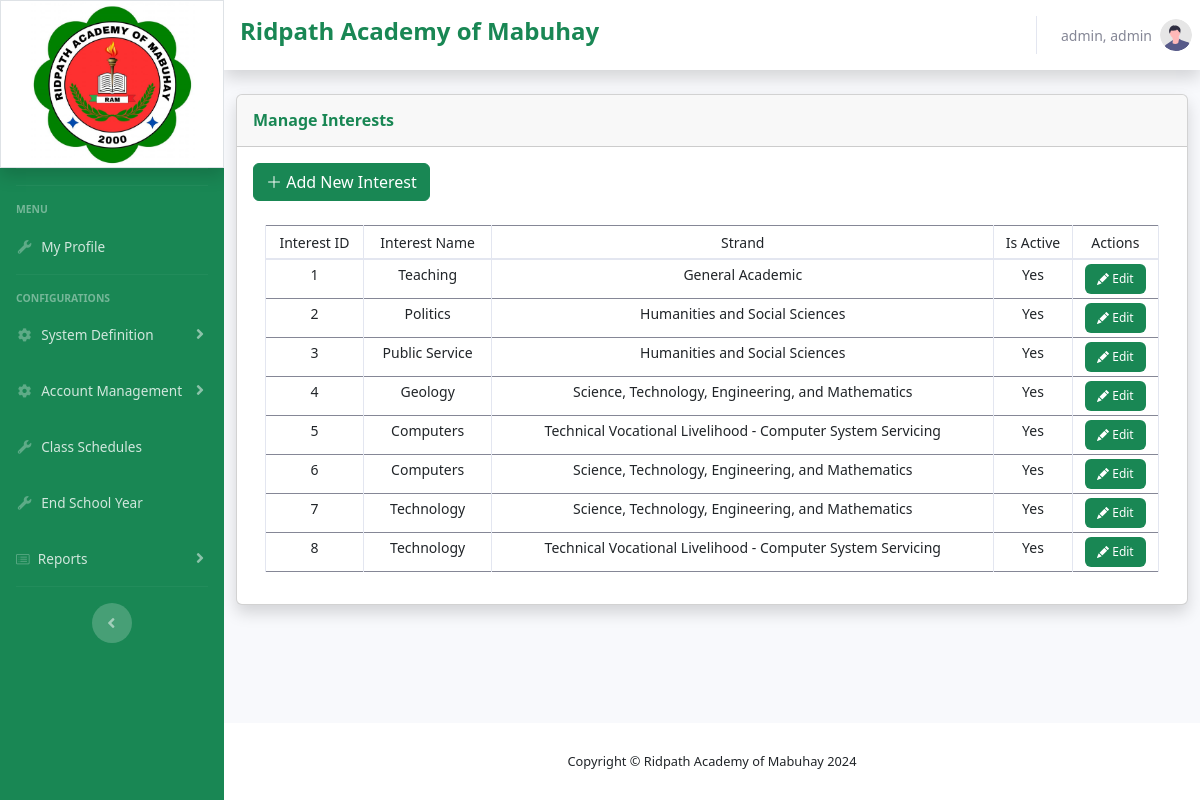
The app's page /admin/interests.php (signed in) with its own data.
### tables this page shows
CREATE TABLE `interests` (
  `interestID` int(254) NOT NULL,
  `description` varchar(254) NOT NULL,
  `strandID` int(254) NOT NULL,
  `isactive` varchar(10) NOT NULL
);

CREATE TABLE `strands` (
  `strandID` int(254) NOT NULL,
  `strandname` varchar(254) NOT NULL,
  `abbreviation` varchar(254) NOT NULL,
  `isactive` varchar(10) NOT NULL
);

### admin/interests.php (the view, shortened to what this page needs)
<?php
    require '../shared/header.php';
?>
                <div class="container-fluid">
                    <div class="row">
                        <div class="col-xl-12 col-lg-12">
                            <div class="card shadow mb-4">
                                <div
                                    class="card-header py-3 d-flex flex-row align-items-center justify-content-between">
                                    <h6 class="m-0 font-weight-bold text-success">Manage Interests</h6>
                                </div>
                                <div class="card-body">
                                    <div class="row" id="page-btn-container">
                                        <div class="col-4">
                                        <button class="btn btn-success" id="page-btn" data-bs-toggle="modal" data-bs-target="#modal-Add"><i class="bi bi-plus-lg"></i> Add New Interest</button>
                                        </div>
                                    </div>
                                    <div class="container">
                                    <div class="table-responsive mt-4">
                                    <table class="table table-hover table-bordered table-sm w-100" id="table">
                                        <thead>
                                        <tr>
                                            <th scope="col" class="text-center" id="th"><small>Interest ID</small></th>
                                            <th scope="col" class="text-center" id="th"><small>Interest Name</small></th>
                                            <th scope="col" class="text-center" id="th"><small>Strand</small></th>
                                            <th scope="col" class="text-center" id="th"><small>Is Active</small></th>
                                            <th scope="col" class="text-center" id="th"><small>Actions</small></th>
                                        </tr>
                                        </thead>
                                        <tbody>
                                        <?php
                                        $fetchQuery = "SELECT * FROM interests LEFT JOIN strands ON interests.strandID = strands.strandID";
                                        $fetchedData = mysqli_query($conn, $fetchQuery);
                                        while($DataArray = mysqli_fetch_assoc($fetchedData)){
                                            $ID = $DataArray['interestID'];
                                            $interestname = $DataArray['description'];
                                            $strandname = $DataArray['strandname'];
                                            $status = $DataArray['isactive'];
                                            ?>
                                            <tr>
                                                <td class="text-center" id="td"><?php echo $ID; ?></td>
                                                <td class="text-center" id="td"><?php echo $interestname; ?></td>
                                                <td class="text-center" id="td"><?php echo $strandname; ?></td>
                                                <td class="text-center" id="td"><?php echo $status; ?></td>
                                                <td class="text-center" id="td">
                                                    <button class="btn btn-success border-0" title="Edit" id="table-button"
                                                            data-bs-toggle="modal"
                                                            data-bs-target="#modal-Edit"
                                                            data-bs-interestID="<?php echo $ID;?>"
                                                            >
                                                            <i class="bi bi-pencil-fill" id="table-btn-icon"></i> <span id="tablebutton-text">Edit</span>
                                                    </button>
                                                </td>
                                            </tr>
                                            <?php
                                        }
                                        ?>
                                        </tbody>
                                    </table>
                                    </div>
                                    </div>
                                </div>
                            </div>
                        </div>
                    </div>
                </div>
            </div>
<?php
    require '../shared/footer.php';
?>

### css/style.css (style rules this page uses)
td { font-size: 14px; }
#table-button { font-size: 12px; }

### records on screen
interests: interestID "1", description "Teaching", strandID.strandname "General Academic", strandID.isactive "Yes"
interests: interestID "2", description "Politics", strandID.strandname "Humanities and Social Sciences", strandID.isactive "Yes"
interests: interestID "3", description "Public Service", strandID.strandname "Humanities and Social Sciences", strandID.isactive "Yes"
interests: interestID "4", description "Geology", strandID.strandname "Science, Technology, Engineering, and Mathematics", strandID.isactive "Yes"
interests: interestID "5", description "Computers", strandID.strandname "Technical Vocational Livelihood - Computer System Servicing", strandID.isactive "Yes"
interests: interestID "6", description "Computers", strandID.strandname "Science, Technology, Engineering, and Mathematics", strandID.isactive "Yes"
interests: interestID "7", description "Technology", strandID.strandname "Science, Technology, Engineering, and Mathematics", strandID.isactive "Yes"
interests: interestID "8", description "Technology", strandID.strandname "Technical Vocational Livelihood - Computer System Servicing", strandID.isactive "Yes"

### other values on screen
$_SESSION['logged_username'] "admin, admin"
